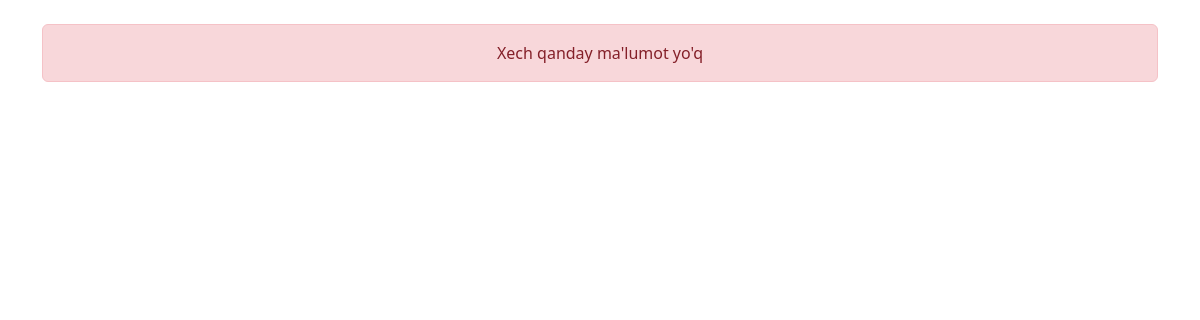
Before: /akar/ with the older database file.
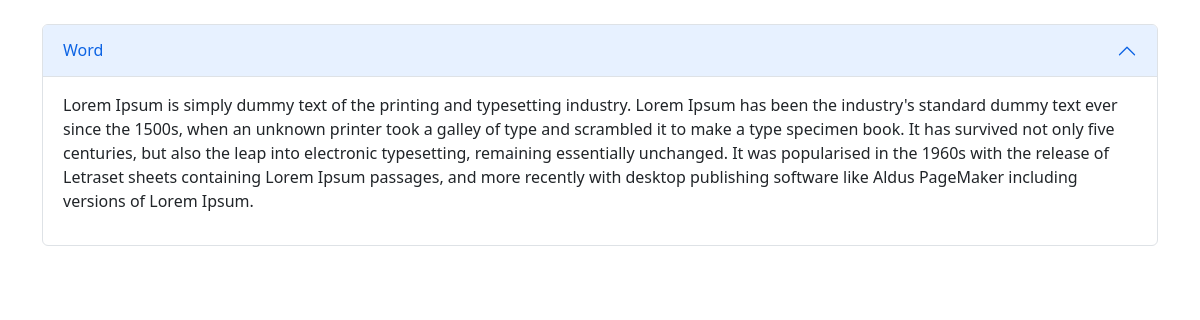
After: the same page with the newer database file.
### home/models.py (models this page shows, shortened)
class Akar(models.Model):
    title = models.CharField(max_length=255)
    text = models.TextField()
    rich_text = RichTextUploadingField()

### home/views.py (the view)
# urls.py: path('akar/', views.akar, name='akar'),
def akar(request):
    akar = Akar.objects.all()
    context = {
        'akar': akar,
    }
    return render(request, 'akar.html', context)

### home/templates/akar.html (shortened to what this page needs)
<!doctype html>
<html lang="en">
<head>
    <link rel="stylesheet" href="https://cdn.jsdelivr.net/npm/bootstrap@5.2.3/dist/css/bootstrap.min.css">
</head>
<body>
<br>
{% if akar %}
    {% for item in akar %}
        <div class="container">
            <div class="accordion" id="accordionExample">
                <div class="accordion-item">
                    <h2 class="accordion-header" id="headingOne">
                        <button class="accordion-button" type="button" data-bs-toggle="collapse"
                                data-bs-target="#collapseOne" aria-expanded="true" aria-controls="collapseOne">
                            {{ item.title }}
                        </button>
                    </h2>
                    <div id="collapseOne" class="accordion-collapse collapse show" aria-labelledby="headingOne"
                         data-bs-parent="#accordionExample">
                        <div class="accordion-body">
                            {{ item.rich_text | safe }}
                        </div>
                    </div>
                </div>
            </div>
        </div>
    {% endfor %}
{% else %}
    <div class="container">
        <div class="alert alert-danger text-center " role="alert">
            Xech qanday ma'lumot yo'q
        </div>
    </div>
{% endif %}
</body>
</html>

Changed rows visible on the page:
added Akar: title "Word", rich_text "Lorem Ipsum is simply dummy text of the printing and typesetting industry. Lorem Ipsum has been the industry's standard dummy text ever since the 1500s, when an unknown printer took a galley of type and scrambled it to make a type specimen book. It has survived not only five centuries, but also the leap into electronic typesetting, remaining essentially unchanged. It was popularised in the 1960s with the release of Letraset sheets containing Lorem Ipsum passages, and more recently with desktop publishing software like Aldus PageMaker including versions of Lorem Ipsum."
Other visible differences:
text no longer shown: "Xech qanday ma'lumot yo'q"
